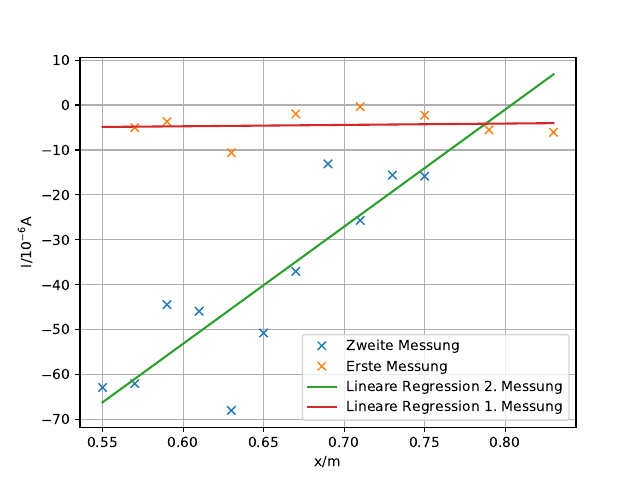

Write Python code to recreate this figure.
import numpy as np
import sympy
import matplotlib.pyplot as plt
from scipy.optimize import curve_fit
from pylab import figure, axes, pie, title, show

print('2. Messung')
print('Steigung','Y-Achsenabschnitt')
x, y = np.loadtxt('stabflat1.txt', unpack=True,delimiter=',')
y=-y
x=x*1e-02

def f(x,a,b):
    return a*x+b
popt, pcov = curve_fit(f, x, y)
print(popt)
print(np.sqrt(np.diag(pcov)))


print('1. Messung')

m, n = np.loadtxt('stabflat2.txt', unpack=True,delimiter=',')
n=-n
m=m*1e-02
def g(m,c,d):
    return c*m+d
qopt, qcov = curve_fit(g, m, n)
print(qopt)
print(np.sqrt(np.diag(qcov)))


x_new = np.linspace(x[0], m[-1], 500)
m_new = np.linspace(x[0], m[-1], 500)


plt.figure(1)
plt.plot(x,y,'x', label='Zweite Messung')
plt.plot(m,n,'x', label='Erste Messung')
plt.plot(x_new,f(x_new,*popt),'-', label='Lineare Regression 2. Messung')
plt.plot(m_new,g(m_new,*qopt),'-', label='Lineare Regression 1. Messung')
plt.xlabel('x/m')
plt.ylabel('I/$10^{-6}$A')
plt.grid()
plt.legend()




plt.savefig('stabflat.pdf')
print ('Fertig')
